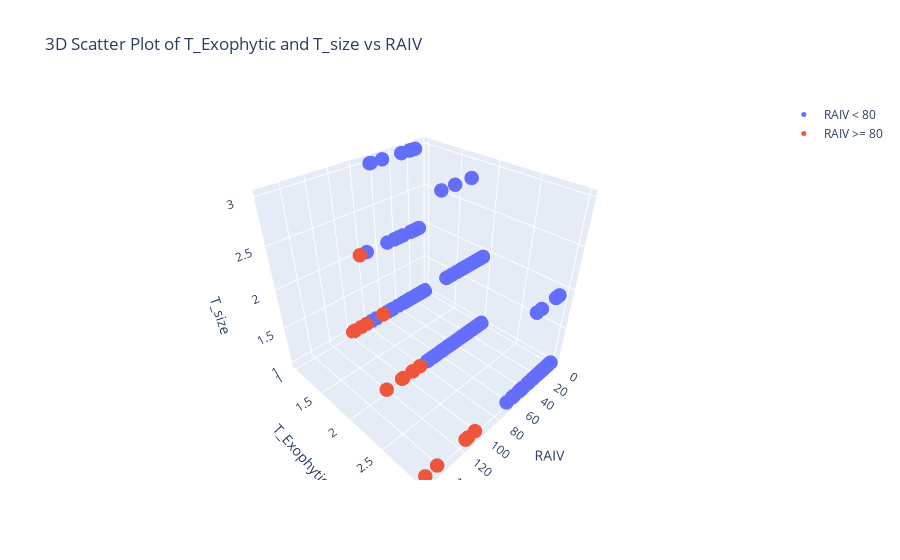

Notebook cell for this chart:
### Markdown cell above
## T_size, T_Exophytic , RAIV을 3차원으로 확인

### Code cell
import plotly.graph_objects as go

# Filter merged_result based on RAIV >= 80
merged_result_raiv_80 = merged_result[merged_result['RAIV'] >= 80]

# Create a scatter plot for RAIV < 80
trace_raiv_lt_80 = go.Scatter3d(
    x=merged_result[merged_result['RAIV'] < 80]['RAIV'],
    y=merged_result[merged_result['RAIV'] < 80]['T_Exophytic'],
    z=merged_result[merged_result['RAIV'] < 80]['T_size'],
    mode='markers',
    name='RAIV < 80',
    marker=dict(size=5)
)

# Create a scatter plot for RAIV >= 80
trace_raiv_gte_80 = go.Scatter3d(
    x=merged_result_raiv_80['RAIV'],
    y=merged_result_raiv_80['T_Exophytic'],
    z=merged_result_raiv_80['T_size'],
    mode='markers',
    name='RAIV >= 80',
    marker=dict(size=5)
)

# Create layout
layout = go.Layout(
    title="3D Scatter Plot of T_Exophytic and T_size vs RAIV",
    scene=dict(
        xaxis=dict(title='RAIV'),
        yaxis=dict(title='T_Exophytic'),
        zaxis=dict(title='T_size')
    )
)

# Create figure and add traces
fig = go.Figure(data=[trace_raiv_lt_80, trace_raiv_gte_80], layout=layout)

# Show plot
fig.show()

### Figure 1 — Plotly figure (JSON) as saved in the notebook; plotly's stock layout.template omitted (floating-point values rounded to 4 significant figures; data arrays with more than 128 entries replaced by an {"elided": "..."} marker saying what was removed)
{"data": [{"marker": {"size": 5}, "mode": "markers", "name": "RAIV < 80", "type": "scatter3d", "x": {"elided": "371 float values"}, "y": {"elided": "371 int values"}, "z": {"elided": "371 int values"}}, {"marker": {"size": 5}, "mode": "markers", "name": "RAIV >= 80", "type": "scatter3d", "x": [95.7, 85.4, 114, 154.8, 94.2, 111.3, 103.6, 143.4, 93.6, 82.3, 88.5, 82.2, 82.2, 106, 121.1, 122.7, 104.8, 97.9], "y": [1, 2, 3, 3, 2, 3, 3, 3, 2, 1, 1, 1, 1, 2, 2, 2, 2, 1], "z": [1, 1, 1, 1, 1, 1, 1, 1, 1, 1, 1, 2, 1, 1, 2, 1, 1, 1]}], "layout": {"scene": {"xaxis": {"title": {"text": "RAIV"}}, "yaxis": {"title": {"text": "T_Exophytic"}}, "zaxis": {"title": {"text": "T_size"}}}, "title": {"text": "3D Scatter Plot of T_Exophytic and T_size vs RAIV"}}}
